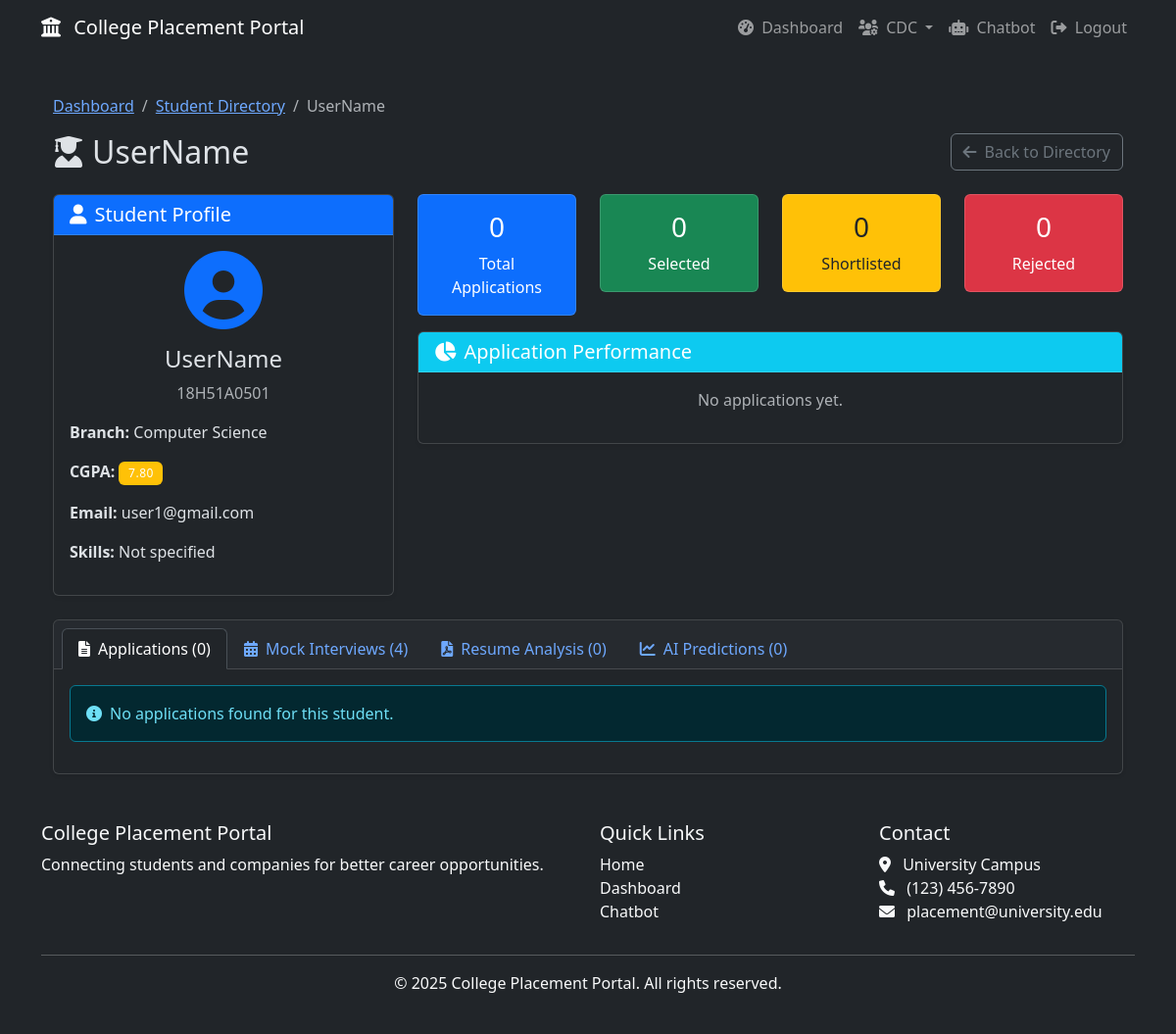
Before: /cdc/student/1 (signed in) with the older database file.
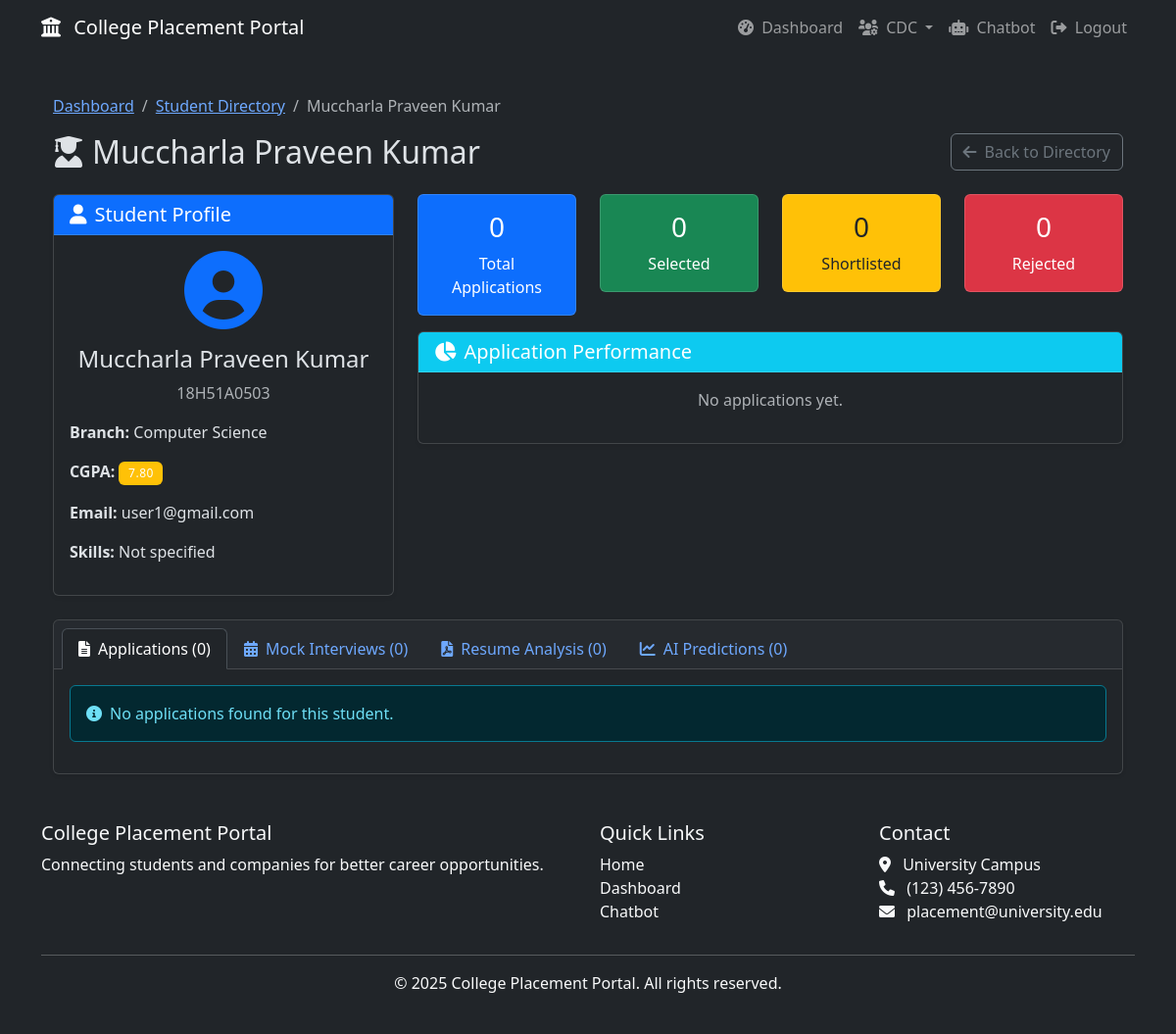
After: the same page with the newer database file.
### models.py (models this page shows, shortened)
class StudentProfile(db.Model):
    id = db.Column(db.Integer, primary_key=True)
    user_id = db.Column(db.Integer, db.ForeignKey('user.id'), nullable=False)
    full_name = db.Column(db.String(100), nullable=False)
    roll_number = db.Column(db.String(20), unique=True, nullable=False)
    branch = db.Column(db.String(50), nullable=False)
    cgpa = db.Column(db.Float, nullable=False)
    resume_file = db.Column(db.String(255), nullable=True)  # Path to uploaded PDF resume
    skills = db.Column(db.Text, nullable=True)  # Extracted skills from resume
    applications = db.relationship('Application', backref='student', cascade='all, delete-orphan')
    mock_interviews = db.relationship('MockInterview', backref='student', cascade='all, delete-orphan')
    resume_analyses = db.relationship('ResumeAnalysis', backref='student', cascade='all, delete-orphan')
    chatbot_sessions = db.relationship('ChatbotSession', backref='student', cascade='all, delete-orphan')

### routes.py (the view)
@bp.route('/cdc/student/<int:student_id>')
@login_required
def cdc_student_details(student_id):
    if not current_user.is_cdc():
        flash('Access denied.', 'danger')
        return redirect(url_for('routes.dashboard'))
    student = StudentProfile.query.get_or_404(student_id)
    applications = Application.query.filter_by(student_id=student_id).order_by(Application.applied_date.desc()).all()
    mock_interviews = MockInterview.query.filter_by(student_id=student_id).order_by(MockInterview.scheduled_date.desc()).all()
    resume_analyses = ResumeAnalysis.query.filter_by(student_id=student_id).all()
    selection_predictions = SelectionPrediction.query.join(Application).filter(Application.student_id == student_id).all()
    total_applications = len(applications)
    selected_count = len([app for app in applications if app.status == 'selected'])
    shortlisted_count = len([app for app in applications if app.status == 'shortlisted'])
    rejected_count = len([app for app in applications if app.status == 'rejected'])
    return render_template('cdc/student_details.html',
                         student=student,
                         applications=applications,
                         mock_interviews=mock_interviews,
                         resume_analyses=resume_analyses,
                         selection_predictions=selection_predictions,
                         total_applications=total_applications,
                         selected_count=selected_count,
                         shortlisted_count=shortlisted_count,
                         rejected_count=rejected_count)

### models.py (called while the page is built)
    def is_student(self):
        return self.role == ROLE_STUDENT

    def is_cdc(self):
        return self.role == ROLE_CDC

### templates/cdc/student_details.html (shortened to what the changed rows need)
{% extends "base.html" %}
{% block content %}
<div class="container">
    <div class="row mb-4">
        <div class="col-12">
            <nav aria-label="breadcrumb">
                <ol class="breadcrumb">
                    <li class="breadcrumb-item"><a href="{{ url_for('routes.dashboard') }}">Dashboard</a></li>
                    <li class="breadcrumb-item"><a href="{{ url_for('routes.cdc_students') }}">Student Directory</a></li>
                    <li class="breadcrumb-item active" aria-current="page">{{ student.full_name }}</li>
                </ol>
            </nav>
            <div class="d-flex justify-content-between align-items-center">
                <h2 class="mb-0">
                    <i class="fas fa-user-graduate me-2"></i>{{ student.full_name }}
                </h2>
                <a href="{{ url_for('routes.cdc_students') }}" class="btn btn-outline-secondary">
                    <i class="fas fa-arrow-left me-2"></i>Back to Directory
                </a>
            </div>
        </div>
    </div>
    <div class="row mb-4">
        <div class="col-md-4">
            <div class="card shadow-sm">
                <div class="card-body text-center">
                    <i class="fas fa-user-circle fa-5x text-primary mb-3"></i>
                    <h4>{{ student.full_name }}</h4>
                    <p class="text-muted">{{ student.roll_number }}</p>
                    <div class="row text-start">
                        <div class="col-12">
                            <p><strong>Branch:</strong> {{ student.branch }}</p>
                            <p><strong>CGPA:</strong>
                                <span class="badge {% if student.cgpa >= 8.0 %}bg-success{% elif student.cgpa >= 7.0 %}bg-warning{% else %}bg-danger{% endif %}">
                                    {{ "%.2f"|format(student.cgpa) }}
                                </span>
                            </p>
                            <p><strong>Email:</strong> {{ student.user.email }}</p>
                            <p><strong>Skills:</strong> {{ student.skills or 'Not specified' }}</p>
                        </div>
                    </div>
                </div>
            </div>
        </div>
    </div>
    <div class="row">
        <div class="col-12">
            <div class="card shadow-sm">
                <div class="card-header">
                    <ul class="nav nav-tabs card-header-tabs" id="studentTabs" role="tablist">
                        <li class="nav-item" role="presentation">
                            <button class="nav-link" id="interviews-tab" data-bs-toggle="tab"
                                    data-bs-target="#interviews" type="button" role="tab">
                                <i class="fas fa-calendar-alt me-2"></i>Mock Interviews ({{ mock_interviews|length }})
                            </button>
                        </li>
                    </ul>
                </div>
            </div>
        </div>
    </div>
</div>
{% endblock %}

Changed rows visible on the page:
changed StudentProfile "Computer Science": full_name "UserName" → "Muccharla Praveen Kumar"; roll_number "18H51A0501" → "18H51A0503"
Other visible differences:
{{ mock_interviews|length }}: "4" → "0"
